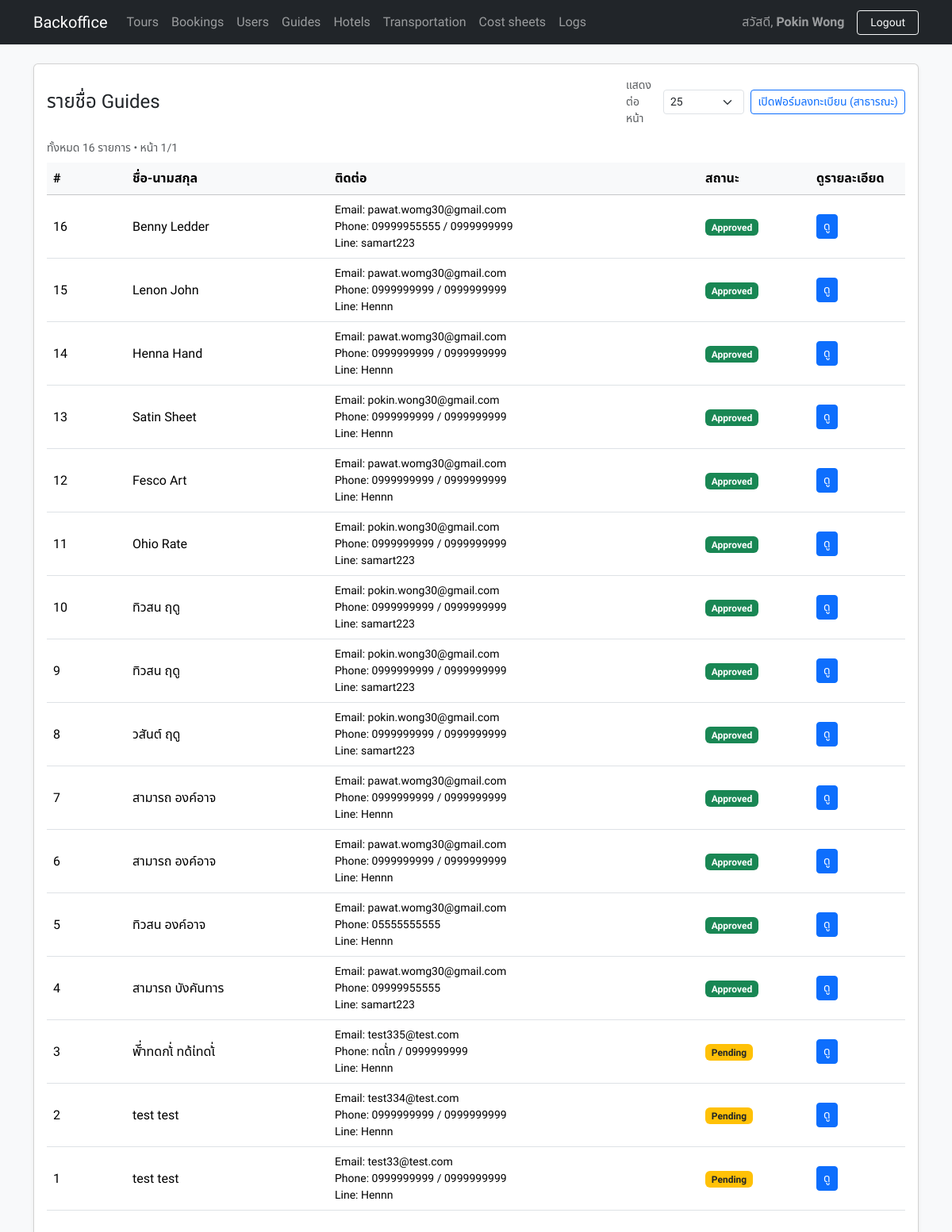
Page /public/guides.php (signed in) on the committed database.
### tables this page shows
CREATE TABLE `guides` (
  `id` int NOT NULL,
  `first_name` varchar(190) NOT NULL,
  `last_name` varchar(190) NOT NULL,
  `phone` varchar(50) NOT NULL,
  `email` varchar(190) NOT NULL,
  `alt_phone` varchar(50) DEFAULT NULL,
  `address` text,
  `line_id` varchar(190) DEFAULT NULL,
  `idcard_path` varchar(255) DEFAULT NULL,
  `status` enum('pending','approved') NOT NULL DEFAULT 'pending',
  `approval_token` varchar(64) DEFAULT NULL,
  `approval_token_expires` datetime DEFAULT NULL,
  `approved_at` datetime DEFAULT NULL,
  `approved_by` int DEFAULT NULL,
  `created_at` timestamp NULL DEFAULT CURRENT_TIMESTAMP
);

### public/guides.php (the view, shortened to what this page needs)
<?php
require_once __DIR__.'/../includes/layout.php';
require_once __DIR__.'/../includes/audit.php';
$ALLOWED_PER_PAGE = [10, 25, 50, 100];
$DEFAULT_PER_PAGE = 25;
$page     = isset($_GET['page']) ? max(1, (int)$_GET['page']) : 1;
$per_page = isset($_GET['per_page']) ? (int)$_GET['per_page'] : $DEFAULT_PER_PAGE;
$offset = ($page - 1) * $per_page;
function h($s){ return htmlspecialchars((string)$s, ENT_QUOTES, 'UTF-8'); }
$stmt = $pdo->query("SELECT COUNT(*) FROM guides");
$total_rows = (int)$stmt->fetchColumn();
$total_pages = max(1, (int)ceil($total_rows / $per_page));
$sql = "SELECT id, first_name, last_name, email, phone, alt_phone, line_id,
               address, idcard_path, status, approved_at, approved_by, created_at
        FROM guides
        ORDER BY id DESC
        LIMIT :limit OFFSET :offset";
$stmt = $pdo->prepare($sql);
$stmt->bindValue(':limit',  $per_page, PDO::PARAM_INT);
$stmt->bindValue(':offset', $offset,   PDO::PARAM_INT);
$stmt->execute();
$guides = $stmt->fetchAll(PDO::FETCH_ASSOC);
?>
<div class="card shadow-sm">
  <div class="card-body">
    <div class="d-flex flex-column flex-md-row justify-content-between align-items-md-center mb-3 gap-2">
      <h4 class="mb-0">รายชื่อ Guides</h4>
      <div class="d-flex align-items-center gap-2">
        <form method="get" class="d-flex align-items-center gap-2">
          <label class="text-muted small">แสดงต่อหน้า</label>
          <select name="per_page" class="form-select form-select-sm" onchange="this.form.submit()">
            <?php foreach ($ALLOWED_PER_PAGE as $opt): ?>
              <option value="<?= (int)$opt ?>" <?= $opt===$per_page?'selected':''; ?>><?= (int)$opt ?></option>
            <?php endforeach; ?>
          </select>
        </form>
        <a class="btn btn-outline-primary btn-sm" href="<?= BASE_URL ?>/guide_register.php" target="_blank">
          เปิดฟอร์มลงทะเบียน (สาธารณะ)
        </a>
      </div>
    </div>
    <div class="text-muted small mb-2">
      ทั้งหมด <?= number_format($total_rows) ?> รายการ • หน้า <?= number_format($page) ?>/<?= number_format($total_pages) ?>
    </div>
    <div class="table-responsive">
      <table class="table table-hover align-middle">
        <thead class="table-light">
          <tr>
            <th style="width:100px;">#</th>
            <th>ชื่อ-นามสกุล</th>
            <th>ติดต่อ</th>
            <th style="width:140px;">สถานะ</th>
            <th style="width:120px;">ดูรายละเอียด</th>
          </tr>
        </thead>
        <tbody>
          <?php foreach ($guides as $g): ?>
            <tr>
              <td><?= (int)$g['id'] ?></td>
              <td><?= h($g['first_name'].' '.$g['last_name']) ?></td>
              <td class="small">
                <div>Email: <?= h($g['email']) ?></div>
                <div>Phone: <?= h($g['phone']) ?><?= $g['alt_phone'] ? ' / '.h($g['alt_phone']) : '' ?></div>
                <div>Line: <?= h($g['line_id'] ?: '-') ?></div>
              </td>
              <td>
                <?php if ($g['status'] === 'approved'): ?>
                  <span class="badge bg-success">Approved</span>
                <?php else: ?>
                  <span class="badge bg-warning text-dark">Pending</span>
                <?php endif; ?>
              </td>
              <td>
                <button class="btn btn-sm btn-primary" data-bs-toggle="modal" data-bs-target="#guideModal<?= (int)$g['id'] ?>">ดู</button>
              </td>
            </tr>
          <?php endforeach; ?>
        </tbody>
      </table>
    </div>
  </div>
</div>

### includes/layout.php (style rules this page uses)
:root { --bs-body-font-family: 'Poppins', 'Kanit', system-ui, -apple-system, 'Segoe UI', Roboto, 'Helvetica Neue', Arial, 'Noto Sans Thai', sans-serif; --bs-font-sans-serif: var(--bs-body-font-family); }
html, body { font-family: var(--bs-body-font-family); -webkit-font-smoothing: antialiased; -moz-osx-font-smoothing: grayscale; text-rendering: optimizeLegibility; font-variant-numeric: tabular-nums; }
:lang(th) { font-family: 'Kanit', 'Poppins', system-ui, -apple-system, 'Segoe UI', Roboto, 'Helvetica Neue', Arial, 'Noto Sans Thai', sans-serif; }

### rows in the picture
guides: id "16", first_name+last_name "Benny Ledder", email "pawat.womg30@gmail.com", phone "09999955555", alt_phone "0999999999", line "samart223", status "Approved"
guides: id "15", first_name+last_name "Lenon John", email "pawat.womg30@gmail.com", phone "0999999999", alt_phone "0999999999", line "Hennn", status "Approved"
guides: id "14", first_name+last_name "Henna Hand", email "pawat.womg30@gmail.com", phone "0999999999", alt_phone "0999999999", line "Hennn", status "Approved"
guides: id "13", first_name+last_name "Satin Sheet", email "pokin.wong30@gmail.com", phone "0999999999", alt_phone "0999999999", line "Hennn", status "Approved"
guides: id "12", first_name+last_name "Fesco Art", email "pawat.womg30@gmail.com", phone "0999999999", alt_phone "0999999999", line "Hennn", status "Approved"
guides: id "11", first_name+last_name "Ohio Rate", email "pokin.wong30@gmail.com", phone "0999999999", alt_phone "0999999999", line "samart223", status "Approved"
guides: id "10", first_name+last_name "ทิวสน ฤดู", email "pokin.wong30@gmail.com", phone "0999999999", alt_phone "0999999999", line "samart223", status "Approved"
guides: id "9", first_name+last_name "ทิวสน ฤดู", email "pokin.wong30@gmail.com", phone "0999999999", alt_phone "0999999999", line "samart223", status "Approved"
guides: id "8", first_name+last_name "วสันต์ ฤดู", email "pokin.wong30@gmail.com", phone "0999999999", alt_phone "0999999999", line "samart223", status "Approved"
guides: id "7", first_name+last_name "สามารถ องค์อาจ", email "pawat.womg30@gmail.com", phone "0999999999", alt_phone "0999999999", line "Hennn", status "Approved"
guides: id "6", first_name+last_name "สามารถ องค์อาจ", email "pawat.womg30@gmail.com", phone "0999999999", alt_phone "0999999999", line "Hennn", status "Approved"
guides: id "5", first_name+last_name "ทิวสน องค์อาจ", email "pawat.womg30@gmail.com", phone "05555555555", line "Hennn", status "Approved"
guides: id "4", first_name+last_name "สามารถ บังคันทาร", email "pawat.womg30@gmail.com", phone "09999955555", line "samart223", status "Approved"
guides: id "3", first_name+last_name "พัี่าทดกเ้่ ทด้เ่ทดเ้่", email "test335@test.com", phone "ทดเ้่ท", alt_phone "0999999999", line "Hennn", status "Pending"
guides: id "2", first_name+last_name "test test", email "test334@test.com", phone "0999999999", alt_phone "0999999999", line "Hennn", status "Pending"
guides: id "1", first_name+last_name "test test", email "test33@test.com", phone "0999999999", alt_phone "0999999999", line "Hennn", status "Pending"

### other values in the picture
$_SESSION['user']['full_name'] "Pokin Wong"
$total_rows "16"
$page "1"
$total_pages "1"
form field per_page "25"
